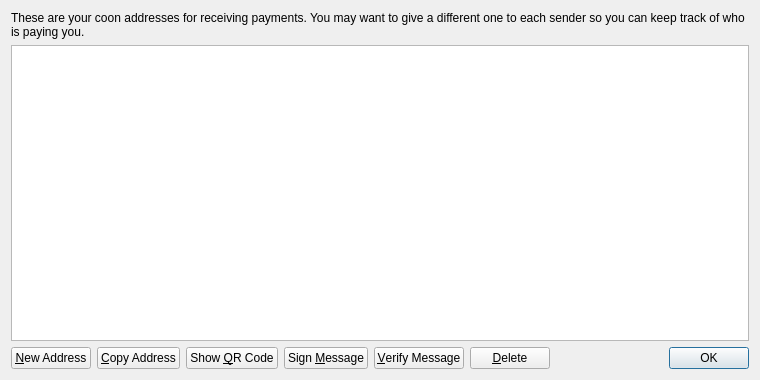
<?xml version="1.0" encoding="UTF-8"?>
<ui version="4.0">
 <class>AddressBookPage</class>
 <widget class="QWidget" name="AddressBookPage">
  <property name="geometry">
   <rect>
    <x>0</x>
    <y>0</y>
    <width>760</width>
    <height>380</height>
   </rect>
  </property>
  <property name="windowTitle">
   <string>Address Book</string>
  </property>
  <layout class="QVBoxLayout" name="verticalLayout">
   <item>
    <widget class="QLabel" name="labelExplanation">
     <property name="text">
      <string>These are your coon addresses for receiving payments. You may want to give a different one to each sender so you can keep track of who is paying you.</string>
     </property>
     <property name="textFormat">
      <enum>Qt::PlainText</enum>
     </property>
     <property name="wordWrap">
      <bool>true</bool>
     </property>
    </widget>
   </item>
   <item>
    <widget class="QTableView" name="tableView">
     <property name="contextMenuPolicy">
      <enum>Qt::CustomContextMenu</enum>
     </property>
     <property name="toolTip">
      <string>Double-click to edit address or label</string>
     </property>
     <property name="tabKeyNavigation">
      <bool>false</bool>
     </property>
     <property name="selectionMode">
      <enum>QAbstractItemView::SingleSelection</enum>
     </property>
     <property name="selectionBehavior">
      <enum>QAbstractItemView::SelectRows</enum>
     </property>
     <property name="sortingEnabled">
      <bool>true</bool>
     </property>
     <attribute name="verticalHeaderVisible">
      <bool>false</bool>
     </attribute>
    </widget>
   </item>
   <item>
    <layout class="QHBoxLayout" name="horizontalLayout">
     <item>
      <widget class="QPushButton" name="newAddressButton">
       <property name="toolTip">
        <string>Create a new address</string>
       </property>
       <property name="text">
        <string>&amp;New Address</string>
       </property>
      </widget>
     </item>
     <item>
      <widget class="QPushButton" name="copyToClipboard">
       <property name="toolTip">
        <string>Copy the currently selected address to the system clipboard</string>
       </property>
       <property name="text">
        <string>&amp;Copy Address</string>
       </property>
      </widget>
     </item>
     <item>
      <widget class="QPushButton" name="showQRCode">
       <property name="text">
        <string>Show &amp;QR Code</string>
       </property>
      </widget>
     </item>
     <item>
      <widget class="QPushButton" name="signMessage">
       <property name="toolTip">
        <string>Sign a message to prove you own a coon address</string>
       </property>
       <property name="text">
        <string>Sign &amp;Message</string>
       </property>
      </widget>
     </item>
     <item>
      <widget class="QPushButton" name="verifyMessage">
       <property name="toolTip">
        <string>Verify a message to ensure it was signed with a specified coon address</string>
       </property>
       <property name="text">
        <string>&amp;Verify Message</string>
       </property>
      </widget>
     </item>
     <item>
      <widget class="QPushButton" name="deleteButton">
       <property name="toolTip">
        <string>Delete the currently selected address from the list</string>
       </property>
       <property name="text">
        <string>&amp;Delete</string>
       </property>
      </widget>
     </item>
     <item>
      <spacer name="horizontalSpacer">
       <property name="orientation">
        <enum>Qt::Horizontal</enum>
       </property>
       <property name="sizeHint" stdset="0">
        <size>
         <width>40</width>
         <height>20</height>
        </size>
       </property>
      </spacer>
     </item>
     <item>
      <widget class="QDialogButtonBox" name="buttonBox">
       <property name="sizePolicy">
        <sizepolicy hsizetype="Maximum" vsizetype="Fixed">
         <horstretch>0</horstretch>
         <verstretch>0</verstretch>
        </sizepolicy>
       </property>
       <property name="standardButtons">
        <set>QDialogButtonBox::Ok</set>
       </property>
      </widget>
     </item>
    </layout>
   </item>
  </layout>
 </widget>
 <resources>
  <include location="../bitcoin.qrc"/>
 </resources>
 <connections/>
</ui>
